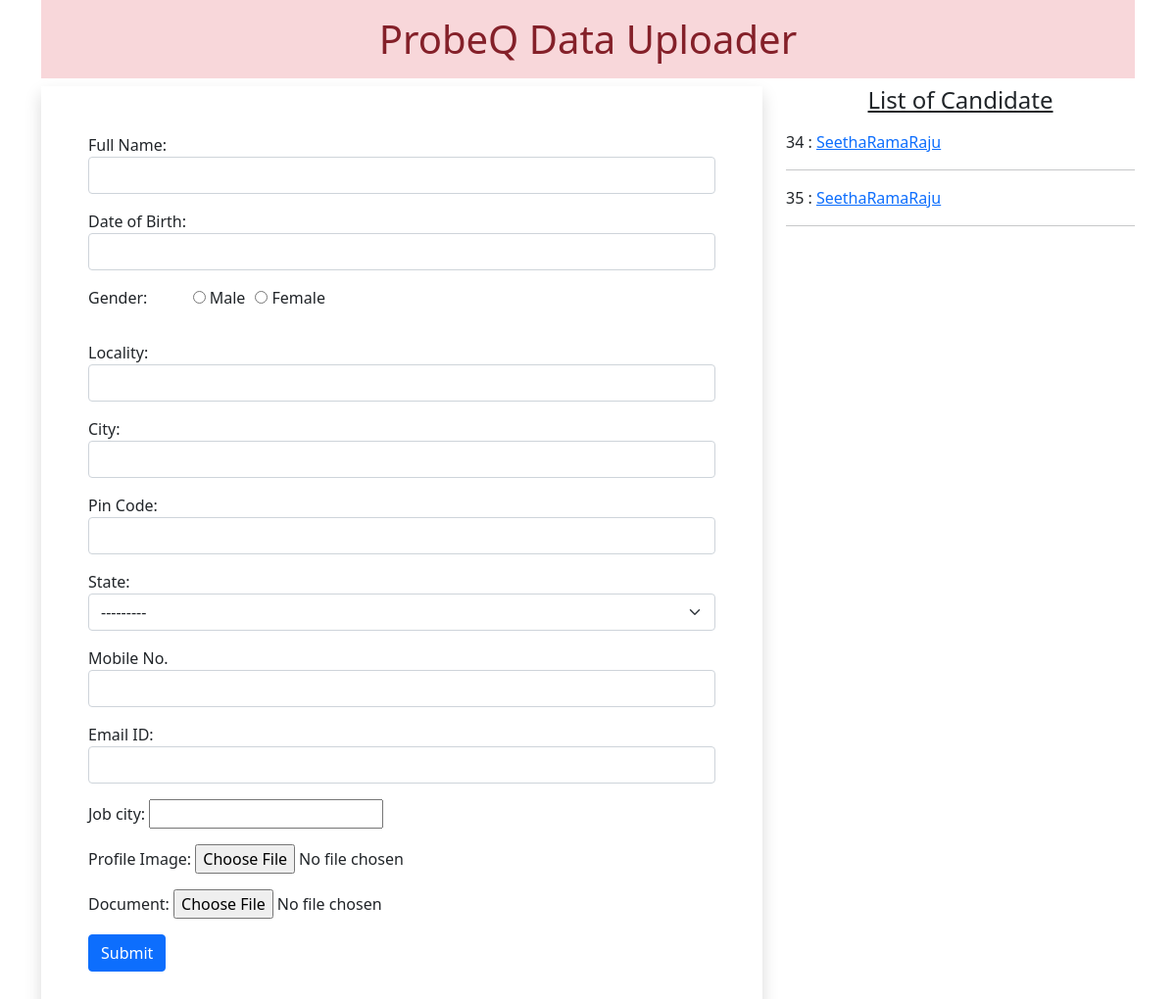
The page / on the database its author committed.
### myapp/models.py (models this page shows)
class Resume(models.Model):
 name = models.CharField(max_length=100)
 dob = models.DateField(auto_now=False, auto_now_add=False)
 gender = models.CharField(max_length=100)
 locality = models.CharField(max_length=100)
 city = models.CharField(max_length=100)
 pin = models.PositiveIntegerField()
 state = models.CharField(choices=STATE_CHOICE, max_length=50)
 mobile = models.PositiveIntegerField()
 email = models.EmailField()
 job_city = models.CharField(max_length=50)
 profile_image = models.ImageField(upload_to='profileimg', blank=True)
 my_file = models.FileField(upload_to='doc', blank=True)

### myapp/views.py (the view, shortened to what this page needs)
# urls.py: path('', views.HomeView.as_view(), name='home'),
class HomeView(View):
 def get(self, request):
  form = ResumeForm()
  candidates = Resume.objects.all()
  return render(request, 'myapp/home.html', { 'candidates':candidates, 'form':form})

### myapp/forms.py
class ResumeForm(forms.ModelForm):
 gender = forms.ChoiceField(choices=GENDER_CHOICES, widget=forms.RadioSelect)
 class Meta:
  model = Resume
  fields = ['name', 'dob', 'gender', 'locality', 'city', 'pin', 'state', 'mobile', 'email', 'job_city', 'profile_image', 'my_file']
  labels = {'name':'Full Name', 'dob': 'Date of Birth', 'pin':'Pin Code', 'mobile':'Mobile No.', 'email':'Email ID', 'profile_image':'Profile Image', 'my_file':'Document'}
  widgets = {
   'name':forms.TextInput(attrs={'class':'form-control'}),
   'dob':forms.DateInput(attrs={'class':'form-control', 'id':'datepicker'}),
   'locality':forms.TextInput(attrs={'class':'form-control'}),
   'city':forms.TextInput(attrs={'class':'form-control'}),
   'pin':forms.NumberInput(attrs={'class':'form-control'}),
   'state':forms.Select(attrs={'class':'form-select'}),
   'mobile':forms.NumberInput(attrs={'class':'form-control'}),
   'email':forms.EmailInput(attrs={'class':'form-control'}),
  }

### myapp/templates/myapp/home.html (shortened to what this page needs)
<!DOCTYPE html>
{% load static %}
<html lang="en">
<head>
 <link href="https://cdn.jsdelivr.net/npm/bootstrap@5.0.0-beta2/dist/css/bootstrap.min.css" rel="stylesheet">
 <link rel="stylesheet" href="//code.jquery.com/ui/1.12.1/themes/base/jquery-ui.css">
 <link rel="stylesheet" href="{% static 'myapp/css/style.css' %}">
</head>
<body>
 <div class="container mb-5">
  <h1 class="alert-danger text-center p-3">ProbeQ Data Uploader</h1>
  <div class="row">
   <div class="col-sm-8">
    <form action="" method="post" enctype="multipart/form-data" class="shadow p-5">
     {% for fm in form %}
       <div class="form-group mb-3">
       {{fm.label_tag}} {{fm}} <small class="text-danger">{{fm.errors|striptags}}</small>
       </div>
     {% endfor %}
     <input type="submit" value="Submit" class="btn btn-primary">
    </form>
   </div>
   <div class="col-sm-4">
    <h4 class="text-center mb-3"><u>List of Candidate</u></h4>
    {% for candidate in candidates %}
     {{candidate.id}} : <a href="{% url 'candidate' candidate.id %}">{{candidate.name}}</a>
     <hr>
    {% endfor %}
   </div>
  </div>
 </div>
</body>
</html>

### myapp/static/myapp/css/style.css (style rules this page uses)
#id_gender, #id_job_city { list-style-type: none; display: inline-flex; }
#id_gender > li { padding-left: 10px; }

### rows shown on the page
Resume: id "34", name "SeethaRamaRaju"
Resume: id "35", name "SeethaRamaRaju"

### other values the page prints
{{ fm.label_tag }} "Full Name:" "Date of Birth:" "Gender:" "Locality:" "City:" "Pin Code:" "State:" "Mobile No." "Email ID:" "Job city:" "Profile Image:" "Document:"
